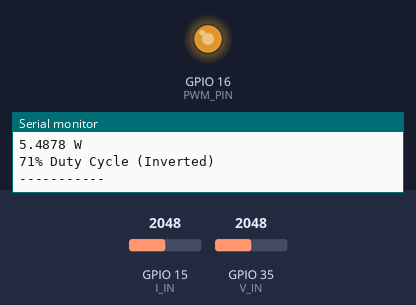
Bench run of a sketch on a simulated ESP32. Shown: output pins drawn as LEDs (lit = HIGH), the last lines printed to the serial monitor. The test bench sets the inputs (shaded band); at power-on: GPIO 15 (I_IN) = 2048, GPIO 35 (V_IN) = 2048 (analog values on the 0–4095 scale).

Above: at 1.2 s.
1.3 s: GPIO 15 (I_IN) set to 2866
At 1.7 s:
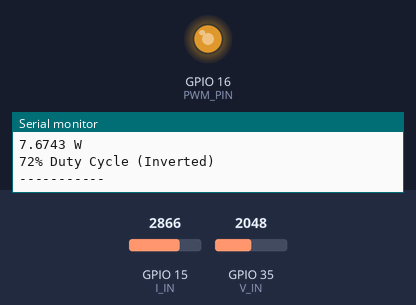
2.8 s: GPIO 35 (V_IN) set to 2866
At 3.3 s:
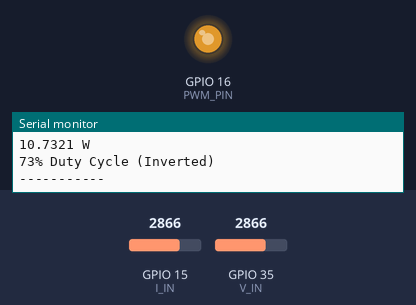
4.3 s: GPIO 15 (I_IN) set to 3603
At 5.0 s:
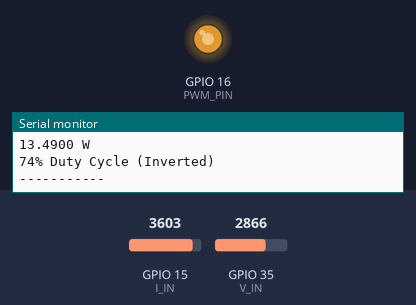
5.8 s: GPIO 35 (V_IN) set to 3603
At 6.6 s:
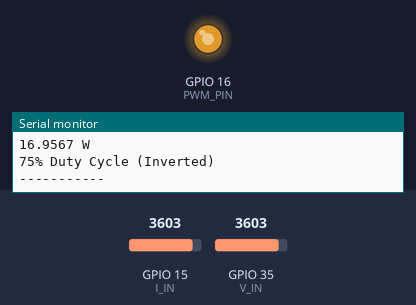
Timing chart, 0 to 8.3 s (numbered marks = the images above; inputs shaded):
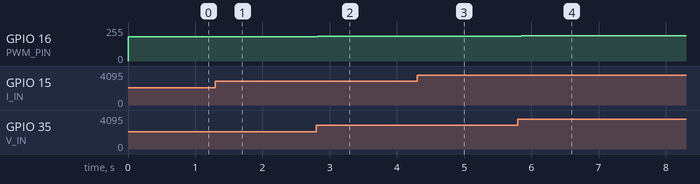

Measured:
- after the input at 1.3 s, GPIO 16 (PWM_PIN): 181/255 → 183/255 at once
- after the input at 2.8 s, GPIO 16 (PWM_PIN): 183/255 → 185/255 at once
- after the input at 4.3 s, GPIO 16 (PWM_PIN): 185/255 → 187/255 at once
- after the input at 5.8 s, GPIO 16 (PWM_PIN): 187/255 → 189/255 after 0.05 s

The sketch:

test_analog_input.ino
```cpp
// Define the PWM channel, frequency, resolution, and GPIO pin
#define PWM_CHANNEL 0
#define PWM_FREQUENCY 100000 // Frequency in Hz
#define PWM_RESOLUTION 8   // Resolution in bits (1-16)
#define PWM_PIN 16         // Output pin

#define V_IN 35
#define I_IN 15

//float V_old = 0;
//float I_old = 0;
float V_new = 0;
float I_new = 0;
float P;

//const int length = 50;

//float new_Varr[length];
//float new_Iarr[length];

//float old_Varr[length];
//float old_Iarr[length];


float V_old = analogRead(V_IN) * (3.3 / 255) * 10;
float I_old = analogRead(I_IN) * (3.3 / 255) * 2 / 10;

int ref_dc = 180;
int dc;

void setup() {

    // Setup the PWM
  ledcSetup(PWM_CHANNEL, PWM_FREQUENCY, PWM_RESOLUTION);

  // Attach the PWM to the GPIO pin
  ledcAttachPin(PWM_PIN, PWM_CHANNEL);

  analogReadResolution(8);
  Serial.begin(115200);

/*
  //for(int i=0; i<length; i++){
  //old_Varr[i] = analogRead(V_IN) * (3.3 / 255) * 10;
  //old_Iarr[i] = analogRead(I_IN) * (3.3 / 255) * 2 / 10;
}

for(int i = 0; i<length; i++){
    V_old += old_Varr[i];
    I_old += old_Iarr[i];
}

  V_old /= length;
  I_old /= length;

*/
}


int improvedInc(float V_new, float I_new, float V_old, float I_old, int dc){
  float dV = V_new - V_old;
  float dI = I_new - I_old;
  int step = 2;

  if(dV<=0.01*V_new && dV >= -0.01*V_new)
    if(dI<=0.01*I_new && dI >= -0.01*I_new)
      return dc;
    else
      if(dI>0)
        return dc+step;
      else return dc-step;

  else
    if(I_new + V_new * dI/dV == 0)
      return dc;
    else
      if(I_new + V_new * dI/dV > 0)
        if(dV*dI>0)
          if(dV>0)
            return dc-step;
          else return dc+step;
        else return dc+step;
      else return dc-step;
}

void writePWM(int dc){
  ledcWrite(PWM_CHANNEL, dc);
}

void loop() {

  V_new = analogRead(V_IN) * (3.3 / 255) * 10;
  I_new = analogRead(I_IN) * (3.3 / 255) * 2 / 10;
/*
  for(int i=0; i<length; i++){
  new_Varr[i] = analogRead(V_IN) * (3.3 / 255) * 10;
  new_Iarr[i] = analogRead(I_IN) * (3.3 / 255) * 2 / 10;
  }

  for(int i = 0; i<length; i++){
    V_new += new_Varr[i];
    I_new += new_Iarr[i];
  }

  V_new /= length;
  I_new /= length;
*/
  dc = improvedInc(V_new, I_new, V_old, I_old, ref_dc);

  if(dc < 60 || dc > 235)
    dc = 128;

  writePWM(dc);

  V_old = V_new;
  I_old = I_new;
  ref_dc = dc;

  Serial.print(V_new, 4); Serial.println(" V");
  Serial.print(I_new, 4); Serial.println(" A");
  Serial.print(V_new * I_new, 4); Serial.println(" W");
  Serial.print(dc/255.0*100, 0); Serial.println("% Duty Cycle (Inverted)");
  Serial.println("-----------");

  delay(100);
}
```
